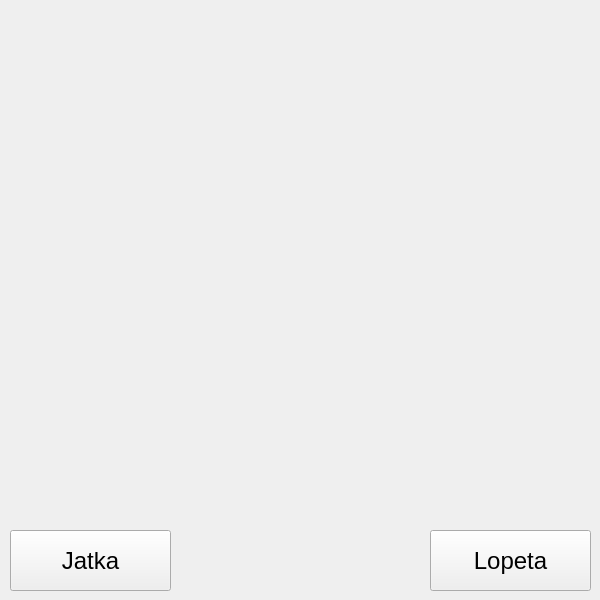
<?xml version="1.0" encoding="UTF-8"?>
<ui version="4.0">
 <class>NostoOnnistui</class>
 <widget class="QWidget" name="NostoOnnistui">
  <property name="geometry">
   <rect>
    <x>0</x>
    <y>0</y>
    <width>600</width>
    <height>600</height>
   </rect>
  </property>
  <property name="windowTitle">
   <string>Form</string>
  </property>
  <widget class="QLabel" name="labelOnnistuiko">
   <property name="geometry">
    <rect>
     <x>210</x>
     <y>220</y>
     <width>321</width>
     <height>101</height>
    </rect>
   </property>
   <property name="font">
    <font>
     <pointsize>18</pointsize>
    </font>
   </property>
   <property name="text">
    <string>&lt;html&gt;&lt;head/&gt;&lt;body&gt;&lt;p align=&quot;center&quot;&gt;&lt;br/&gt;&lt;/p&gt;&lt;/body&gt;&lt;/html&gt;</string>
   </property>
  </widget>
  <widget class="QPushButton" name="btnLopeta">
   <property name="geometry">
    <rect>
     <x>430</x>
     <y>530</y>
     <width>161</width>
     <height>61</height>
    </rect>
   </property>
   <property name="font">
    <font>
     <pointsize>18</pointsize>
    </font>
   </property>
   <property name="text">
    <string>Lopeta</string>
   </property>
  </widget>
  <widget class="QPushButton" name="btnPeruuta">
   <property name="geometry">
    <rect>
     <x>10</x>
     <y>530</y>
     <width>161</width>
     <height>61</height>
    </rect>
   </property>
   <property name="font">
    <font>
     <pointsize>18</pointsize>
    </font>
   </property>
   <property name="text">
    <string>Jatka</string>
   </property>
  </widget>
 </widget>
 <resources/>
 <connections/>
</ui>
